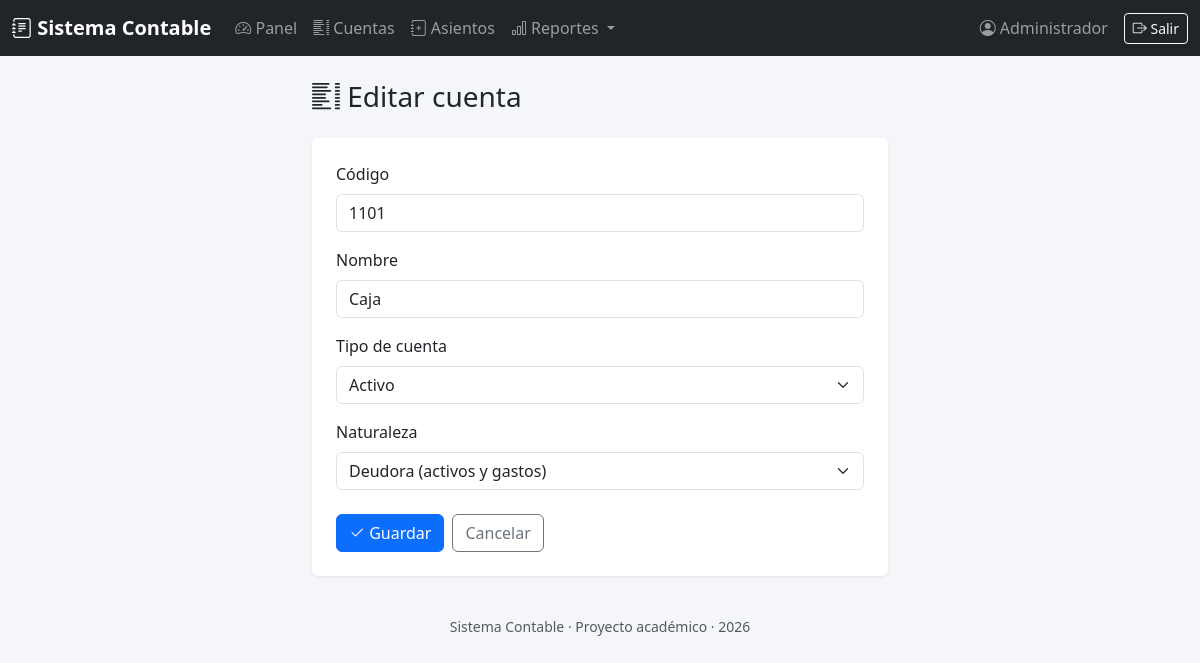
The app's page /cuentas/1/editar (signed in) with its own data.
### tables this page shows
CREATE TABLE cuentas (
    id INT AUTO_INCREMENT PRIMARY KEY,
    codigo VARCHAR(20) NOT NULL UNIQUE,
    nombre VARCHAR(150) NOT NULL,
    tipo ENUM('activo', 'pasivo', 'capital', 'ingreso', 'gasto') NOT NULL,
    naturaleza ENUM('deudora', 'acreedora') NOT NULL,
    activa TINYINT(1) NOT NULL DEFAULT 1,
    creado_en DATETIME DEFAULT CURRENT_TIMESTAMP
);

### app/Core/Controller.php (called while the page is built, shortened)
<?php
abstract class Controller
{
    protected function vista(string $vista, array $datos = []): void
    {
        require __DIR__ . '/../Views/layout.php';
    }
}

### app/Controllers/CuentaController.php (called while the page is built, shortened)
<?php
class CuentaController extends Controller
{
    public function editarForm(string $id): void
    {
        $cuentas = new Cuenta();
        $cuenta = $cuentas->buscar((int) $id);
        $this->vista('cuentas/form', [
            'titulo' => 'Editar cuenta',
            'cuenta' => $cuenta,
            'accion' => '/cuentas/' . $id,
        ]);
    }
}

### public/index.php (called while the page is built, shortened)
<?php
spl_autoload_register(function (string $clase) {
    $prefijo = 'App\\';
    $rutaRelativa = str_replace('\\', '/', substr($clase, strlen($prefijo)));
    $archivo = __DIR__ . '/../app/' . $rutaRelativa . '.php';
});
$config = require __DIR__ . '/../config/config.php';
$router = new Router();
$router->get('/login', 'AuthController', 'mostrarLogin');
$router->post('/login', 'AuthController', 'login');
$router->get('/logout', 'AuthController', 'logout');
$router->get('/', 'DashboardController', 'index');
$router->get('/cuentas', 'CuentaController', 'index');
$router->get('/cuentas/nueva', 'CuentaController', 'crearForm');
$router->post('/cuentas', 'CuentaController', 'crear');
$router->get('/cuentas/{id}/editar', 'CuentaController', 'editarForm');
$router->post('/cuentas/{id}', 'CuentaController', 'actualizar');
$router->post('/cuentas/{id}/desactivar', 'CuentaController', 'desactivar');
$router->get('/asientos', 'AsientoController', 'index');
$router->get('/asientos/nuevo', 'AsientoController', 'crearForm');
$router->post('/asientos', 'AsientoController', 'crear');
$router->get('/asientos/{id}', 'AsientoController', 'ver');
$router->get('/reportes/balance', 'ReporteController', 'balanceComprobacion');
$router->get('/reportes/mayor', 'ReporteController', 'mayor');
$router->get('/reportes/resultados', 'ReporteController', 'estadoResultados');
$uri = parse_url($_SERVER['REQUEST_URI'], PHP_URL_PATH) ?? '/';
$uri = rtrim($uri, '/');
$router->resolver($_SERVER['REQUEST_METHOD'], $uri);

### config/config.php (called while the page is built, shortened)
<?php
$rutaEnv = __DIR__ . '/../.env';
if (!function_exists('env')) {
    function env(string $clave, $defecto = null)
    {
        $valor = getenv($clave);
        return $valor === false ? $defecto : $valor;
    }
}
return [
    'app' => [
        'nombre' => env('APP_NOMBRE', 'Sistema Contable'),
        'base' => rtrim(env('APP_BASE', ''), '/'),
        'debug' => env('APP_DEBUG', 'true') === 'true',
    ],
    'db' => [
        'host' => env('DB_HOST', '127.0.0.1'),
        'port' => env('DB_PORT', '3306'),
        'name' => env('DB_NAME', 'sistema_contable'),
        'user' => env('DB_USER', 'root'),
        'pass' => env('DB_PASS', ''),
    ],
];

### app/Core/Database.php (called while the page is built, shortened)
<?php
class Database
{
    private static ?PDO $conexion = null;
    public static function conectar(): PDO
    {
        if (self::$conexion === null) {
            $config = require __DIR__ . '/../../config/config.php';
            $db = $config['db'];
            $dsn = sprintf(
                'mysql:host=%s;port=%s;dbname=%s;charset=utf8mb4',
                $db['host'],
                $db['port'],
                $db['name']
            );
            try {
                self::$conexion = new PDO($dsn, $db['user'], $db['pass'], [
                    PDO::ATTR_ERRMODE => PDO::ERRMODE_EXCEPTION,
                    PDO::ATTR_DEFAULT_FETCH_MODE => PDO::FETCH_ASSOC,
                    PDO::ATTR_EMULATE_PREPARES => false,
                ]);
            } catch (PDOException $e) {
                http_response_code(500);
                die(
                    '<div style="font-family:sans-serif;padding:2rem;color:#b00">'
                    . '<h2>No se pudo conectar a la base de datos</h2>'
                    . '<p>Revisa que MySQL esté corriendo en Laragon y que el archivo .env tenga los datos correctos.</p>'
                    . '<p><small>' . htmlspecialchars($e->getMessage()) . '</small></p>'
                    . '</div>'
                );
            }
        }
        return self::$conexion;
    }
}

### app/Core/Model.php (called while the page is built, shortened)
<?php
abstract class Model
{
    protected string $tabla;
    protected string $llave = 'id';
    protected PDO $db;
    public function __construct()
    {
        $this->db = Database::conectar();
    }
    public function buscar($id): ?array
    {
        $stmt = $this->db->prepare("SELECT * FROM {$this->tabla} WHERE {$this->llave} = ?");
        $stmt->execute([$id]);
        $fila = $stmt->fetch();
        return $fila ?: null;
    }
}

### app/Views/cuentas/form.php (the view, shortened to what this page needs)
<div class="row justify-content-center">
    <div class="col-lg-6">
        <h3 class="mb-4"><i class="bi bi-list-columns"></i> <?= htmlspecialchars($titulo) ?></h3>
        <div class="card p-4">
            <form method="post" action="<?= htmlspecialchars($accion) ?>">
                <div class="mb-3">
                    <label class="form-label">Código</label>
                    <input type="text" name="codigo" class="form-control" required maxlength="20"
                           value="<?= htmlspecialchars($cuenta['codigo'] ?? '') ?>" placeholder="Ej. 1101">
                </div>
                <div class="mb-3">
                    <label class="form-label">Nombre</label>
                    <input type="text" name="nombre" class="form-control" required maxlength="150"
                           value="<?= htmlspecialchars($cuenta['nombre'] ?? '') ?>" placeholder="Ej. Caja">
                </div>
                <div class="mb-3">
                    <label class="form-label">Tipo de cuenta</label>
                    <select name="tipo" class="form-select" required>
                        <?php foreach (\App\Models\Cuenta::ETIQUETAS_TIPO as $valor => $etiqueta): ?>
                            <option value="<?= $valor ?>" <?= (($cuenta['tipo'] ?? '') === $valor) ? 'selected' : '' ?>>
                                <?= $etiqueta ?>
                            </option>
                        <?php endforeach; ?>
                    </select>
                </div>
                <div class="mb-4">
                    <label class="form-label">Naturaleza</label>
                    <select name="naturaleza" class="form-select" required>
                        <option value="deudora" <?= (($cuenta['naturaleza'] ?? '') === 'deudora') ? 'selected' : '' ?>>Deudora (activos y gastos)</option>
                    </select>
                </div>
                <div class="d-flex gap-2">
                    <button type="submit" class="btn btn-primary"><i class="bi bi-check2"></i> Guardar</button>
                    <a href="/cuentas" class="btn btn-outline-secondary">Cancelar</a>
                </div>
            </form>
        </div>
    </div>
</div>

### app/Core/Router.php (shortened to what this page needs)
<?php
class Router
{
    private array $rutas = [];
    private function agregar(string $metodo, string $ruta, string $controlador, string $accion): void
    {
        $this->rutas[] = compact('metodo', 'ruta', 'controlador', 'accion');
    }
    public function resolver(string $metodo, string $uriPath): void
    {
        foreach ($this->rutas as $r) {
            if ($r['metodo'] !== $metodo) {
                continue;
            }
            $patron = preg_replace('#\{[a-zA-Z_]+\}#', '([^/]+)', $r['ruta']);
            $patron = '#^' . $patron . '$#';
            if (preg_match($patron, $uriPath, $coincidencias)) {
                array_shift($coincidencias);
                $this->despachar($r['controlador'], $r['accion'], $coincidencias);
                return;
            }
        }
    }
    private function despachar(string $nombreControlador, string $accion, array $parametros): void
    {
        $controlador = new $clase();
        call_user_func_array([$controlador, $accion], $parametros);
    }
}

### app/Views/layout.php (style rules this page uses)
body { background-color: #f4f6f9; }
.card { border: none; box-shadow: 0 1px 3px rgba(0,0,0,.08); }

### records on screen
cuentas: codigo "1101", nombre "Caja", tipo "Activo", naturaleza "Deudora (activos y gastos)"
